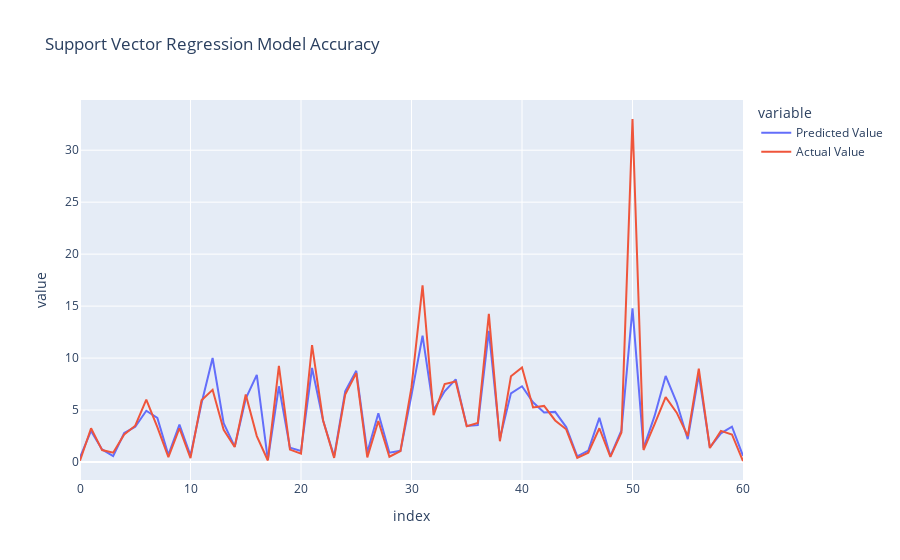

This figure's notebook cell:
### Markdown cell above
### SVM Model

### Code cell
SVM_Model = SVR()
SVM_Model.fit(X_train,Y_train)
Y_pred = SVM_Model.predict(X_test)
df = pd.DataFrame([performance_report(Y_test,Y_pred,'Support Vector Regression')])
print_perf(df)
Performance_Report = pd.concat([Performance_Report,df])
MODEL.append(SVM_Model)
accuracy_plot(Y_test,Y_pred,'Support Vector Regression')

### Figure 1 — Plotly figure (JSON) as saved in the notebook; plotly's stock layout.template omitted (floating-point values rounded to 4 significant figures)
{"data": [{"hovertemplate": "variable=Predicted Value<br>index=%{x}<br>value=%{y}<extra></extra>", "legendgroup": "Predicted Value", "line": {"color": "#636efa", "dash": "solid"}, "marker": {"symbol": "circle"}, "mode": "lines", "name": "Predicted Value", "orientation": "v", "showlegend": true, "type": "scatter", "x": [0, 1, 2, 3, 4, 5, 6, 7, 8, 9, 10, 11, 12, 13, 14, 15, 16, 17, 18, 19, 20, 21, 22, 23, 24, 25, 26, 27, 28, 29, 30, 31, 32, 33, 34, 35, 36, 37, 38, 39, 40, 41, 42, 43, 44, 45, 46, 47, 48, 49, 50, 51, 52, 53, 54, 55, 56, 57, 58, 59, 60], "xaxis": "x", "y": [0.4438, 2.993, 1.21, 0.5632, 2.788, 3.389, 4.932, 4.242, 0.6833, 3.611, 0.6248, 5.648, 10.01, 3.728, 1.479, 6.094, 8.381, 0.2089, 7.288, 1.371, 1.06, 9.047, 4.003, 0.5396, 6.798, 8.779, 0.9176, 4.688, 0.9027, 1.075, 6.438, 12.15, 5.009, 6.8, 7.956, 3.478, 3.55, 12.62, 2.264, 6.609, 7.288, 5.742, 4.768, 4.825, 3.363, 0.5443, 1.104, 4.252, 0.5631, 3.057, 14.78, 1.335, 4.438, 8.279, 5.728, 2.199, 8.38, 1.401, 2.758, 3.396, 0.6019], "yaxis": "y"}, {"hovertemplate": "variable=Actual Value<br>index=%{x}<br>value=%{y}<extra></extra>", "legendgroup": "Actual Value", "line": {"color": "#EF553B", "dash": "solid"}, "marker": {"symbol": "circle"}, "mode": "lines", "name": "Actual Value", "orientation": "v", "showlegend": true, "type": "scatter", "x": [0, 1, 2, 3, 4, 5, 6, 7, 8, 9, 10, 11, 12, 13, 14, 15, 16, 17, 18, 19, 20, 21, 22, 23, 24, 25, 26, 27, 28, 29, 30, 31, 32, 33, 34, 35, 36, 37, 38, 39, 40, 41, 42, 43, 44, 45, 46, 47, 48, 49, 50, 51, 52, 53, 54, 55, 56, 57, 58, 59, 60], "xaxis": "x", "y": [0.12, 3.25, 1.15, 0.9, 2.65, 3.5, 6, 3.35, 0.48, 3.25, 0.38, 5.95, 6.95, 3.1, 1.45, 6.5, 2.5, 0.15, 9.25, 1.2, 0.8, 11.25, 4, 0.4, 6.5, 8.55, 0.45, 3.95, 0.51, 1.05, 7.2, 17, 4.5, 7.5, 7.75, 3.45, 3.75, 14.25, 2, 8.25, 9.1, 5.25, 5.4, 4, 3.15, 0.4, 0.9, 3.25, 0.5, 2.85, 33, 1.15, 3.65, 6.25, 4.75, 2.5, 8.99, 1.35, 3, 2.65, 0.1], "yaxis": "y"}], "layout": {"legend": {"title": {"text": "variable"}, "tracegroupgap": 0}, "title": {"text": "Support Vector Regression Model Accuracy"}, "xaxis": {"anchor": "y", "domain": [0, 1], "title": {"text": "index"}}, "yaxis": {"anchor": "x", "domain": [0, 1], "title": {"text": "value"}}}}
